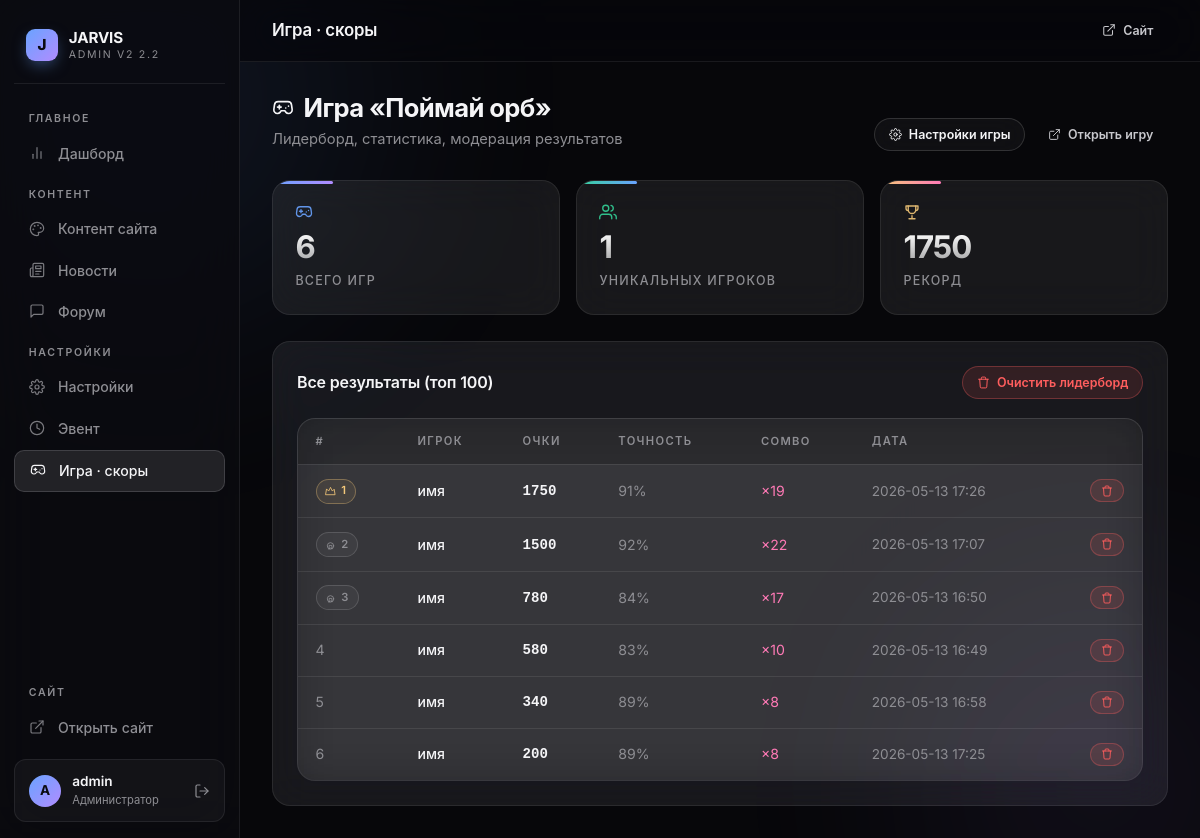
Page /admin/game (signed in) on the committed database.
### tables this page shows
CREATE TABLE game_scores (
    id           INTEGER PRIMARY KEY AUTOINCREMENT,
    player_name  TEXT NOT NULL,
    score        INTEGER NOT NULL,
    accuracy     INTEGER DEFAULT 0,
    combo_max    INTEGER DEFAULT 0,
    duration_ms  INTEGER DEFAULT 30000,
    ip_hash      TEXT DEFAULT '',
    created_at   TIMESTAMP DEFAULT CURRENT_TIMESTAMP
);

### server.py (the view)
@app.route("/admin/game")
@admin_required
def admin_game():
    db = get_conn()
    scores = db.execute(
        "SELECT * FROM game_scores ORDER BY score DESC, created_at ASC LIMIT 100"
    ).fetchall()
    total = db.execute("SELECT COUNT(*) FROM game_scores").fetchone()[0]
    unique = db.execute("SELECT COUNT(DISTINCT ip_hash) FROM game_scores").fetchone()[0]
    best = db.execute("SELECT MAX(score) FROM game_scores").fetchone()[0] or 0
    return render_template("admin/game.html",
                           scores=scores, total=total,
                           unique=unique, best=best)

### database.py (called while the page is built)
def get_db():
    conn = sqlite3.connect(DB_PATH)
    conn.row_factory = sqlite3.Row
    conn.execute("PRAGMA foreign_keys = ON")
    return conn

### server.py (called while the page is built, shortened)
def get_conn():
    if "db" not in g:
        g.db = get_db()
    return g.db

@app.before_request
def track_visit():
    path = request.path
    if any(path.startswith(p) for p in SKIP_TRACK_PREFIXES):
        return

def admin_required(f):
    @functools.wraps(f)
    def wrapper(*args, **kwargs):
        if not session.get("admin_logged_in"):
            return redirect(url_for("admin_login"))
        return f(*args, **kwargs)
    return wrapper

def _site_settings_dict():
    out = dict(DEFAULT_SETTINGS)
    try:
        rows = get_conn().execute("SELECT key, value FROM site_settings").fetchall()
        for r in rows:
            key, val = r["key"], r["value"]
            if not val and key not in _BOOL_SETTING_KEYS_BASE and key in DEFAULT_SETTINGS:
                out[key] = DEFAULT_SETTINGS[key]
            else:
                out[key] = val
    except Exception:
        pass
    return out

@app.context_processor
def inject_globals():
    s = _site_settings_dict()
    s["summer_design_bool"] = (s.get("summer_design", "0") == "1")
    s["event_active_bool"]  = (s.get("event_active",  "0") == "1")
    s["ann_enabled_bool"]   = (s.get("ann_enabled",   "0") == "1")
    s["gate_tg_enabled_bool"] = (s.get("gate_tg_enabled", "0") == "1")
    s["game_enabled_bool"]  = (s.get("game_enabled",  "0") == "1")
    return {
        "site":           s,
        "summer_design":  s["summer_design_bool"],
        "event_active":   s["event_active_bool"],
        "event_title":    s.get("event_title", ""),
    }

### templates/admin/game.html (shortened to what this page needs)
{% extends 'admin/base.html' %}
{% from '_icons.html' import icon %}
{% block topbar %}Игра · скоры{% endblock %}
{% block content %}
<div class="a-page-head">
  <div>
    <h2 style="display:flex;align-items:center;gap:.6rem;">{{ icon('gamepad', 22) }} Игра «Поймай орб»</h2>
    <div class="desc">Лидерборд, статистика, модерация результатов</div>
  </div>
  <div class="actions">
    <a href="{{ url_for('admin_site_content') }}#game" class="a-btn a-btn-secondary a-btn-sm">{{ icon('settings', 13) }} Настройки игры</a>
    {% if site.game_enabled_bool %}
    <a href="{{ url_for('game_page') }}" target="_blank" class="a-btn a-btn-ghost a-btn-sm">{{ icon('external', 13) }} Открыть игру</a>
    {% endif %}
  </div>
</div>
<div class="a-stat-grid">
  <div class="a-stat">
    <div class="a-stat-icon">{{ icon('gamepad', 18, 'ico-accent') }}</div>
    <div class="a-stat-num">{{ total }}</div>
    <div class="a-stat-label">Всего игр</div>
  </div>
  <div class="a-stat alt-2">
    <div class="a-stat-icon">{{ icon('users', 18, 'ico-success') }}</div>
    <div class="a-stat-num">{{ unique }}</div>
    <div class="a-stat-label">Уникальных игроков</div>
  </div>
  <div class="a-stat alt-3">
    <div class="a-stat-icon">{{ icon('trophy', 18, 'ico-warn') }}</div>
    <div class="a-stat-num">{{ best }}</div>
    <div class="a-stat-label">Рекорд</div>
  </div>
</div>
<div class="a-card">
  <div class="a-card-head">
    <div class="a-card-title-lg">Все результаты (топ 100)</div>
    {% if scores %}
    <form method="POST" action="{{ url_for('admin_game_clear') }}"
          onsubmit="return confirm('Удалить ВСЕ результаты игры? Это необратимо.')">
      <button type="submit" class="a-btn a-btn-danger a-btn-sm">{{ icon('trash', 13) }} Очистить лидерборд</button>
    </form>
    {% endif %}
  </div>
  <div class="a-table-wrap">
    <table class="a-table">
      <thead>
        <tr>
          <th>#</th>
          <th>Игрок</th>
          <th>Очки</th>
          <th>Точность</th>
          <th>Combo</th>
          <th>Дата</th>
          <th></th>
        </tr>
      </thead>
      <tbody>
        {% for s in scores %}
        <tr>
          <td style="color:var(--text-3);">
            {% if loop.index == 1 %}<span class="a-badge warning">{{ icon('crown', 11) }} 1</span>
            {% elif loop.index == 2 %}<span class="a-badge muted">{{ icon('medal', 11) }} 2</span>
            {% elif loop.index == 3 %}<span class="a-badge muted">{{ icon('medal', 11) }} 3</span>
            {% else %}{{ loop.index }}{% endif %}
          </td>
          <td style="font-weight:500;">{{ s['player_name'] }}</td>
          <td><span style="font-family:var(--font-mono);color:var(--gold);font-weight:600;">{{ s['score'] }}</span></td>
          <td style="color:var(--text-3);">{{ s['accuracy'] }}%</td>
          <td style="color:var(--accent-3);">×{{ s['combo_max'] }}</td>
          <td style="color:var(--text-3);font-size:0.85rem;">{{ s['created_at'][:16] }}</td>
          <td>
            <form method="POST" action="{{ url_for('admin_game_score_delete', sid=s['id']) }}"
                  onsubmit="return confirm('Удалить этот результат?');"
                  style="text-align:right;">
              <button type="submit" class="a-btn a-btn-danger a-btn-xs">{{ icon('trash', 12) }}</button>
            </form>
          </td>
        </tr>
        {% else %}
        <tr><td colspan="7" class="empty">Пока никто не играл</td></tr>
        {% endfor %}
      </tbody>
    </table>
  </div>
</div>
{% endblock %}

### rows in the picture
game_scores: {{ size }} 11 (drawn), player_name "имя", score "1750", accuracy "91", combo_max "19", created_at "2026-05-13 17:26"
game_scores: {{ size }} 11 (drawn), player_name "имя", score "1500", accuracy "92", combo_max "22", created_at "2026-05-13 17:07"
game_scores: {{ size }} 11 (drawn), player_name "имя", score "780", accuracy "84", combo_max "17", created_at "2026-05-13 16:50"
game_scores: player_name "имя", score "580", accuracy "83", combo_max "10", created_at "2026-05-13 16:49", {{ size }} 12 (drawn)
game_scores: player_name "имя", score "340", accuracy "89", combo_max "8", created_at "2026-05-13 16:58", {{ size }} 12 (drawn)
game_scores: player_name "имя", score "200", accuracy "89", combo_max "8", created_at "2026-05-13 17:25", {{ size }} 12 (drawn)

### other values in the picture
{{ (session.get('admin_username', 'A')|upper)[:1] }} "A"
{{ session.get('admin_username', 'admin') }} "admin"
{{ total }} "6"
{{ unique }} "1"
{{ best }} "1750"
